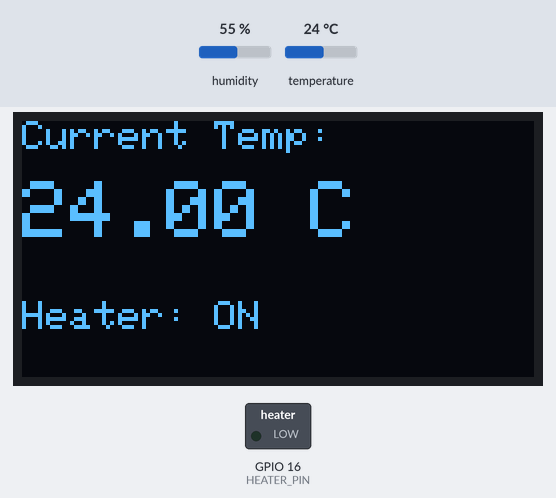
Bench run of a sketch on a simulated ESP32. Parts: 128×64 one-colour display, switched loads named in the sketch (green lamp = pin HIGH). The test bench sets the inputs (shaded band); at power-on: temperature 24 °C, humidity 55 %. What the sketch prints to the serial monitor is not drawn.

Above: at 1.7 s.
1.8 s: temperature set to 28 °C
At 4.4 s:
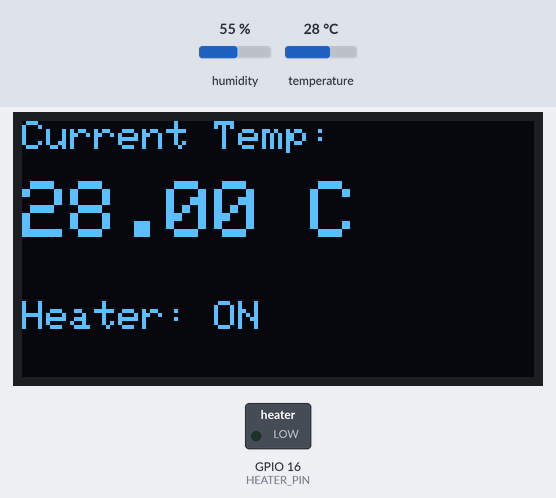
5.7 s: temperature set to 31 °C
At 7.0 s:
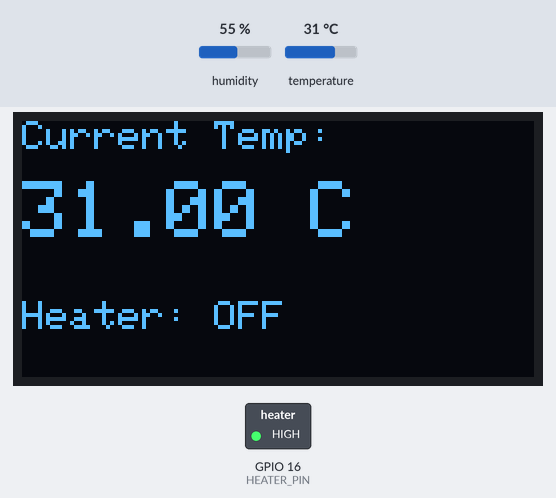
9.6 s: temperature set to 12 °C
At 10.9 s:
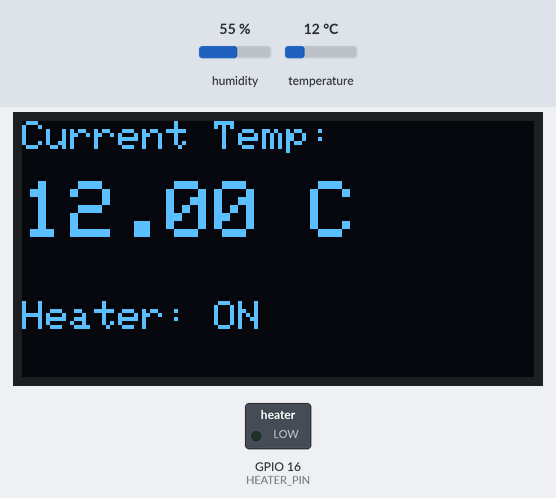
Timing chart, 0 to 12.6 s (numbered marks = the images above; inputs shaded):
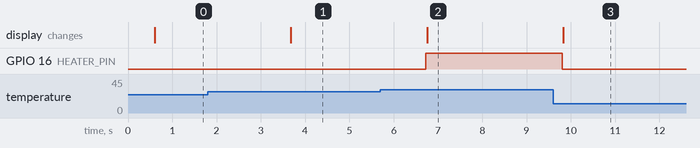

Measured:
- the behaviour switches between 29 and 30 °C on temperature (found by bisection; images 1 and 2)
- after the input at 1.8 s, the display: changes after 1.9 s (image 1)
- after the input at 5.7 s, GPIO 16 (HEATER_PIN): LOW → HIGH after 1.0 s; the display: changes after 1.1 s (image 2)
- after the input at 9.6 s, GPIO 16 (HEATER_PIN): HIGH → LOW after 0.20 s; the display: changes after 0.23 s (image 3)

The sketch:

makeathon_temp_oled_v3.ino
```cpp
#include <DHT.h>
#include <Adafruit_GFX.h>
#include <Adafruit_SSD1306.h>

// OLED Configuration
#define SCREEN_WIDTH 128
#define SCREEN_HEIGHT 64
Adafruit_SSD1306 display(SCREEN_WIDTH, SCREEN_HEIGHT, &Wire, -1);

#define DHT_PIN     4
#define DHT_TYPE    DHT11
//#define BUZZER_PIN  26
#define HEATER_PIN  16
#define TEMP_DANGER 30

DHT dht(DHT_PIN, DHT_TYPE);

void setup() {
  Serial.begin(115200);
  dht.begin();
  //pinMode(BUZZER_PIN, OUTPUT);
  pinMode(HEATER_PIN, OUTPUT);

  // 3. Initialize OLED
  if(!display.begin(SSD1306_SWITCHCAPVCC, 0x3C)) { // 0x3C is common I2C address
    Serial.println(F("SSD1306 allocation failed"));
    for(;;);
  }
  display.clearDisplay();
  display.setTextColor(WHITE);
  display.setTextSize(1);
  display.setCursor(0,0);
  display.println("System Ready!");
  display.display();

  //tone(BUZZER_PIN, 1000, 2000);
  delay(500);
}

void loop() {
  float temp = dht.readTemperature();

  if (isnan(temp)) {
    Serial.println("Sensor error!");
    return;
  }

  Serial.printf("Temp: %.1f°C\n", temp);

  bool heaterOn = false;
  if (temp < TEMP_DANGER) {
    digitalWrite(HEATER_PIN, LOW);
    heaterOn = true;
    //tone(BUZZER_PIN, 1000, 500); delay(600);
    //tone(BUZZER_PIN, 1000, 500); delay(600);
    //tone(BUZZER_PIN, 1000, 500); delay(1000);
  } else {
    digitalWrite(HEATER_PIN, HIGH);
    //noTone(BUZZER_PIN);
    heaterOn = false;
  }
  // --- Display Logic ---
  display.clearDisplay();

  // Temperature Row
  display.setTextSize(1);
  display.setCursor(0,0);
  display.print("Current Temp:");

  display.setTextSize(2);
  display.setCursor(0,15);
  display.print(temp);
  display.print(" C");

  // Status Row
  display.setTextSize(1);
  display.setCursor(0,45);
  display.print("Heater: ");
  display.println(heaterOn ? "ON" : "OFF");

  display.display();
  delay(1500);
}
```
